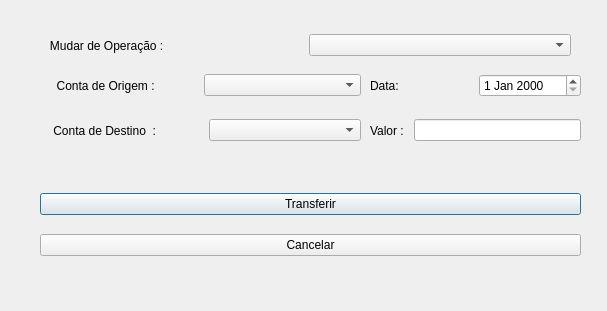
<?xml version="1.0" encoding="UTF-8"?>
<ui version="4.0">
 <class>Dialog</class>
 <widget class="QDialog" name="Dialog">
  <property name="geometry">
   <rect>
    <x>0</x>
    <y>0</y>
    <width>607</width>
    <height>311</height>
   </rect>
  </property>
  <property name="windowTitle">
   <string>Dialog</string>
  </property>
  <widget class="QWidget" name="horizontalLayoutWidget">
   <property name="geometry">
    <rect>
     <x>40</x>
     <y>30</y>
     <width>531</width>
     <height>31</height>
    </rect>
   </property>
   <layout class="QHBoxLayout" name="horizontalLayout">
    <item>
     <widget class="QLabel" name="label">
      <property name="text">
       <string>   Mudar de Operação :</string>
      </property>
     </widget>
    </item>
    <item>
     <widget class="KComboBox" name="kcombobox"/>
    </item>
   </layout>
  </widget>
  <widget class="QWidget" name="horizontalLayoutWidget_2">
   <property name="geometry">
    <rect>
     <x>40</x>
     <y>70</y>
     <width>321</width>
     <height>31</height>
    </rect>
   </property>
   <layout class="QHBoxLayout" name="horizontalLayout_2">
    <item>
     <widget class="QLabel" name="label_2">
      <property name="text">
       <string>     Conta de Origem : </string>
      </property>
     </widget>
    </item>
    <item>
     <widget class="QComboBox" name="comboBox_2"/>
    </item>
   </layout>
  </widget>
  <widget class="QWidget" name="horizontalLayoutWidget_3">
   <property name="geometry">
    <rect>
     <x>370</x>
     <y>70</y>
     <width>211</width>
     <height>31</height>
    </rect>
   </property>
   <layout class="QHBoxLayout" name="horizontalLayout_3">
    <item>
     <widget class="QLabel" name="label_3">
      <property name="text">
       <string>Data: </string>
      </property>
     </widget>
    </item>
    <item>
     <widget class="QDateEdit" name="dateEdit"/>
    </item>
   </layout>
  </widget>
  <widget class="QWidget" name="horizontalLayoutWidget_4">
   <property name="geometry">
    <rect>
     <x>40</x>
     <y>110</y>
     <width>321</width>
     <height>41</height>
    </rect>
   </property>
   <layout class="QHBoxLayout" name="horizontalLayout_4">
    <item>
     <widget class="QLabel" name="label_4">
      <property name="text">
       <string>    Conta de Destino  :              </string>
      </property>
     </widget>
    </item>
    <item>
     <widget class="QComboBox" name="comboBox_3"/>
    </item>
   </layout>
  </widget>
  <widget class="QWidget" name="horizontalLayoutWidget_5">
   <property name="geometry">
    <rect>
     <x>370</x>
     <y>110</y>
     <width>211</width>
     <height>41</height>
    </rect>
   </property>
   <layout class="QHBoxLayout" name="horizontalLayout_5">
    <item>
     <widget class="QLabel" name="label_5">
      <property name="text">
       <string>Valor : </string>
      </property>
     </widget>
    </item>
    <item>
     <widget class="QLineEdit" name="lineEdit"/>
    </item>
   </layout>
  </widget>
  <widget class="QWidget" name="verticalLayoutWidget">
   <property name="geometry">
    <rect>
     <x>40</x>
     <y>180</y>
     <width>541</width>
     <height>91</height>
    </rect>
   </property>
   <layout class="QVBoxLayout" name="verticalLayout">
    <item>
     <widget class="QPushButton" name="pushButton">
      <property name="text">
       <string>Transferir</string>
      </property>
     </widget>
    </item>
    <item>
     <widget class="QPushButton" name="pushButton_2">
      <property name="text">
       <string>Cancelar</string>
      </property>
     </widget>
    </item>
   </layout>
  </widget>
 </widget>
 <customwidgets>
  <customwidget>
   <class>KComboBox</class>
   <extends>QComboBox</extends>
   <header>kcombobox.h</header>
  </customwidget>
 </customwidgets>
 <resources/>
 <connections/>
</ui>
